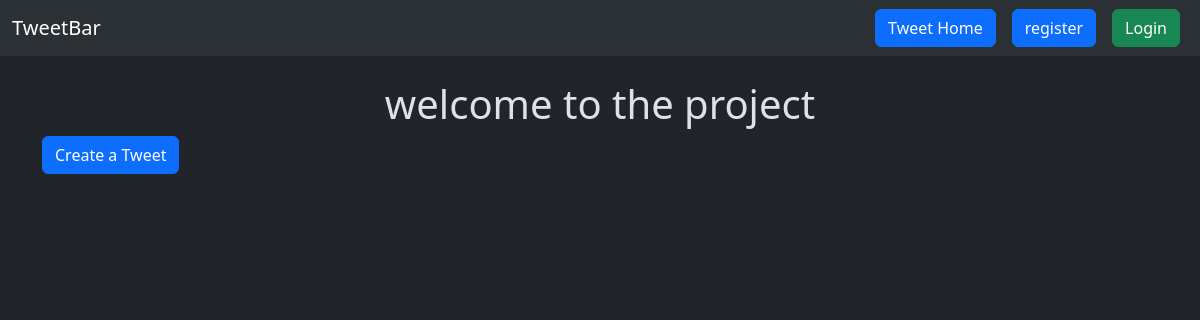
The app's page /Tweet/, older data.
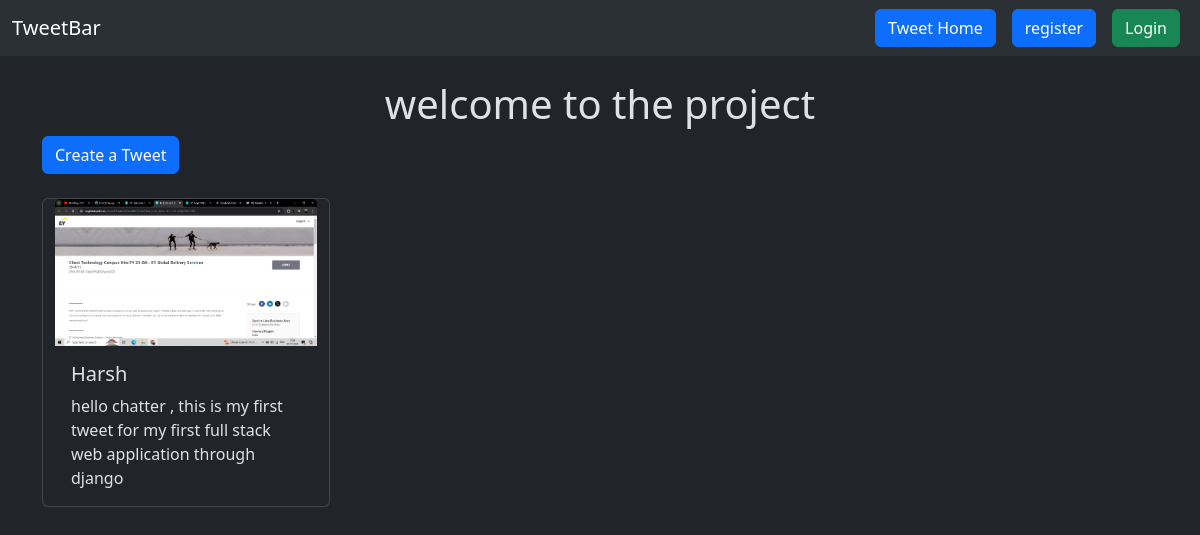
The same page, newer data.
### Tweet/models.py (models this page shows, shortened)
class Tweet(models.Model):
    user = models.ForeignKey(User,on_delete=models.CASCADE)
    text = models.TextField(max_length=240)
    photo = models.ImageField(upload_to='photos/',blank=True,null=True)
    created_at = models.DateTimeField(auto_now_add=True)
    uploaded_at = models.DateTimeField(auto_now=True)

### Tweet/views.py (the view)
# urls.py: path('',views.tweet_list,name='tweet_list'),
def tweet_list(request):
    tweets = Tweet.objects.all().order_by('-created_at')
    return render(request,'tweet_list.html',{'tweets':tweets})

### Tweet/templates/tweet_list.html (shortened to what this page needs)
{% extends "layout.html" %}
{% block content %}
<h1 class='text-center mt-4'>welcome to the project</h1>
<a class="btn btn-primary mb-4" href="{% url 'tweet_create'%}">
    Create a Tweet
</a>
<div class="container row gap-3">
    {% for tweet in tweets  %}
    <div class="card" style="width: 18rem;">
        <img src="{{tweet.photo.url}}" class="card-img-top" alt="...">
        <div class="card-body">
          <h5 class="card-title">{{tweet.user.username}}</h5>
          <p class="card-text">{{tweet.text}}</p>
        </div>
      </div>
    {% endfor %}
</div>
{% endblock %}

Row changes from the older to the newer data that the page shows:
added Tweet: photo (picture), user.username "Harsh", text "hello chatter , this is my first tweet for my first full stack web application through django"
